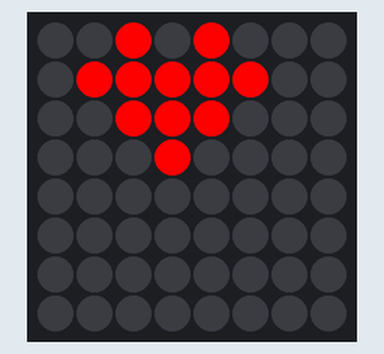
Simulated run of this program. Board: Raspberry Pi (BCM pin numbers) with a Sense HAT. On the bench: the Sense HAT's 8×8 RGB LED matrix. At 0.5 s the program stops and its outputs stay as they are.

Above: at 0.1 s.
At 0.6 s:
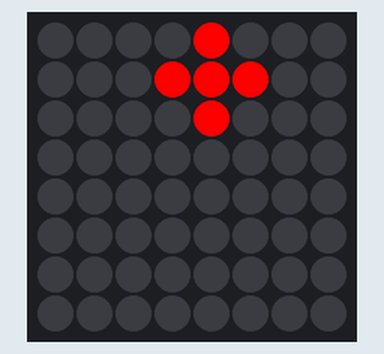

The program:

main.py
```python
from sense_hat import SenseHat
import time
import random

sense = SenseHat()

sense.clear()

b = [0, 0, 0]
g = [255, 0, 0]

heart = [
b,b,g,b,g,b,b,b,
b,g,g,g,g,g,b,b,
b,b,g,g,g,b,b,b,
b,b,b,g,b,b,b,b,
b,b,b,b,b,b,b,b,
b,b,b,b,b,b,b,b,
b,b,b,b,b,b,b,b,
b,b,b,b,b,b,b,b,
]

diamond = [
b,b,b,b,g,b,b,b,
b,b,b,g,g,g,b,b,
b,b,b,b,g,b,b,b,
b,b,b,b,b,b,b,b,
b,b,b,b,b,b,b,b,
b,b,b,b,b,b,b,b,
b,b,b,b,b,b,b,b,
b,b,b,b,b,b,b,b,
]

sense.set_pixels(heart)
time.sleep(0.5)
sense.set_pixels(diamond)

blank = [
b,b,b,b,b,b,b,b,
b,b,b,b,b,b,b,b,
b,b,b,b,b,b,b,b,
b,b,b,b,b,b,b,b,
b,b,b,b,b,b,b,b,
b,b,b,b,b,b,b,b,
b,b,b,b,b,b,b,b,
b,b,b,b,b,b,b,b,
]

# three = [
# g,g,b,b,b,b,b,b,
# g,g,b,b,b,b,b,b,
# b,b,b,b,b,b,b,b,
# b,b,b,g,g,b,b,b,
# b,b,b,g,g,b,b,b,
# b,b,b,b,b,b,b,b,
# b,b,b,b,b,b,g,g,
# b,b,b,b,b,b,g,g,
# ]

# four = [
# b,b,b,b,b,b,b,b,
# b,g,g,b,b,g,g,b,
# b,g,g,b,b,g,g,b,
# b,b,b,b,b,b,b,b,
# b,b,b,b,b,b,b,b,
# b,g,g,b,b,g,g,b,
# b,g,g,b,b,g,g,b,
# b,b,b,b,b,b,b,b,
# ]

# five = [
# g,g,b,b,b,b,g,g,
# g,g,b,b,b,b,g,g,
# b,b,b,b,b,b,b,b,
# b,b,b,g,g,b,b,b,
# b,b,b,g,g,b,b,b,
# b,b,b,b,b,b,b,b,
# g,g,b,b,b,b,g,g,
# g,g,b,b,b,b,g,g,
# ]

# six = [
# r,r,b,b,b,b,r,r,
# r,r,b,b,b,b,r,r,
# b,b,b,b,b,b,b,b,
# r,r,b,b,b,b,r,r,
# r,r,b,b,b,b,r,r,
# b,b,b,b,b,b,b,b,
# r,r,b,b,b,b,r,r,
# r,r,b,b,b,b,r,r,
# ]
```
